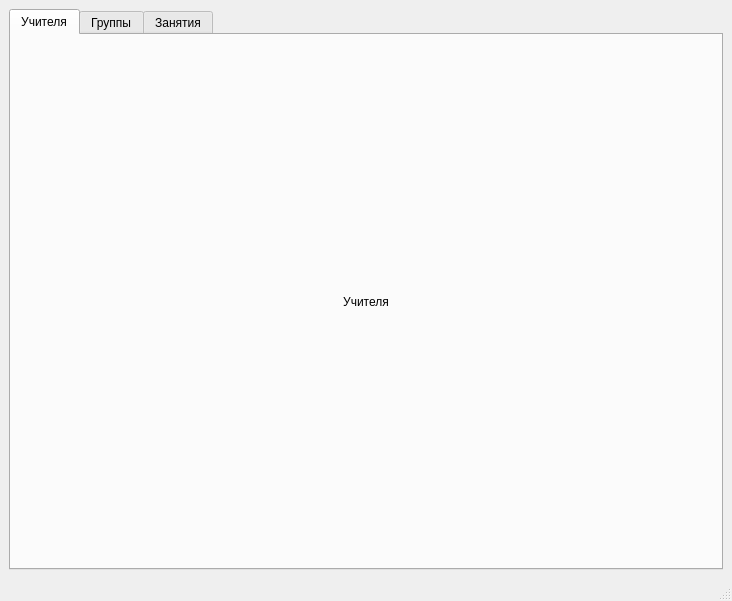
<?xml version="1.0" encoding="UTF-8"?>
<ui version="4.0">
 <class>MainWindow</class>
 <widget class="QMainWindow" name="MainWindow">
  <property name="geometry">
   <rect>
    <x>0</x>
    <y>0</y>
    <width>732</width>
    <height>601</height>
   </rect>
  </property>
  <property name="windowTitle">
   <string>MainWindow</string>
  </property>
  <widget class="QWidget" name="centralwidget">
   <layout class="QVBoxLayout" name="verticalLayout">
    <item>
     <widget class="QTabWidget" name="tabWidget">
      <property name="currentIndex">
       <number>0</number>
      </property>
      <widget class="QWidget" name="tab">
       <attribute name="title">
        <string>Учителя</string>
       </attribute>
       <layout class="QVBoxLayout" name="verticalLayout_3">
        <item>
         <widget class="QLabel" name="label">
          <property name="text">
           <string>Учителя</string>
          </property>
          <property name="alignment">
           <set>Qt::AlignCenter</set>
          </property>
         </widget>
        </item>
        <item>
         <layout class="QHBoxLayout" name="horizontalLayout">
          <property name="spacing">
           <number>0</number>
          </property>
          <property name="leftMargin">
           <number>0</number>
          </property>
         </layout>
        </item>
       </layout>
      </widget>
      <widget class="QWidget" name="tab_2">
       <attribute name="title">
        <string>Группы</string>
       </attribute>
       <layout class="QVBoxLayout" name="verticalLayout_6">
        <item>
         <widget class="QLabel" name="label_2">
          <property name="text">
           <string>Группы</string>
          </property>
          <property name="alignment">
           <set>Qt::AlignCenter</set>
          </property>
         </widget>
        </item>
        <item>
         <layout class="QHBoxLayout" name="horizontalLayout_2">
          <property name="spacing">
           <number>0</number>
          </property>
          <property name="leftMargin">
           <number>0</number>
          </property>
         </layout>
        </item>
       </layout>
      </widget>
      <widget class="QWidget" name="tab_3">
       <attribute name="title">
        <string>Занятия</string>
       </attribute>
       <layout class="QVBoxLayout" name="verticalLayout_2">
        <item>
         <widget class="QLabel" name="label_3">
          <property name="text">
           <string>Занятия</string>
          </property>
          <property name="alignment">
           <set>Qt::AlignCenter</set>
          </property>
         </widget>
        </item>
        <item>
         <layout class="QHBoxLayout" name="horizontalLayout_3">
          <property name="spacing">
           <number>0</number>
          </property>
          <property name="leftMargin">
           <number>0</number>
          </property>
         </layout>
        </item>
       </layout>
      </widget>
     </widget>
    </item>
   </layout>
  </widget>
  <widget class="QMenuBar" name="menubar">
   <property name="geometry">
    <rect>
     <x>0</x>
     <y>0</y>
     <width>732</width>
     <height>21</height>
    </rect>
   </property>
  </widget>
  <widget class="QStatusBar" name="statusbar"/>
 </widget>
 <resources/>
 <connections/>
</ui>
